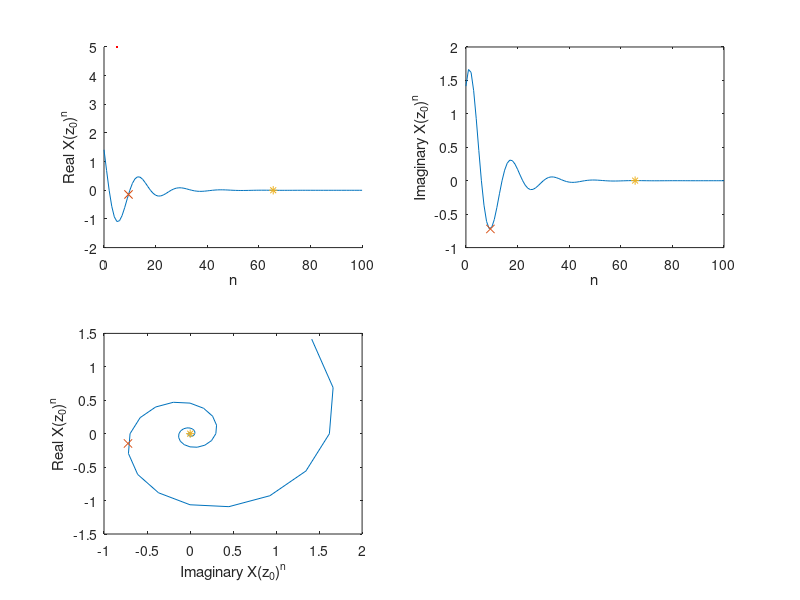

The MATLAB source for this figure:
% Mayank Sanganeria / Lab 2-2

n = [0:100];
X = 2*exp(j*pi/4);
z0=0.9*exp(j*pi/8);
x = X*z0.^n;
tau_x = 9.4912;
tau_y = X*z0.^tau_x;
T_60_x = 65.563;
T_60_y = X*z0.^T_60_x;

% subplot left
subplot(2,2,1), hold on;
plot(n,real(x),tau_x,real(tau_y),'x',T_60_x,real(T_60_y),'*');
ylabel('Real {X(z_0)^n}');xlabel('n');
plot(5,5,'r');

subplot(2,2,2), plot(n,imag(x),tau_x,imag(tau_y),'x',T_60_x,imag(T_60_y),'*');
ylabel('Imaginary {X(z_0)^n}');xlabel('n');

subplot(2,2,3), plot(imag(x),real(x),imag(tau_y),real(tau_y),'x',imag(T_60_y),real(T_60_y),'*');
ylabel('Real {X(z_0)^n}');xlabel('Imaginary {X(z_0)^n}');